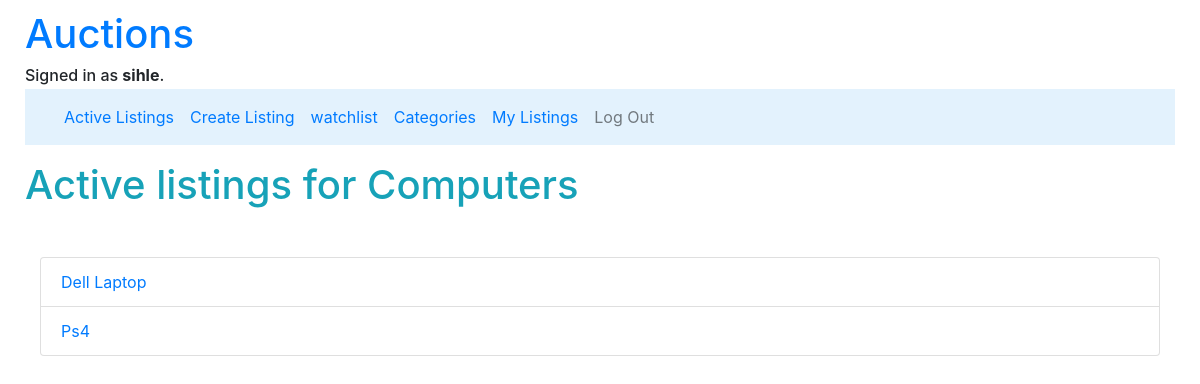
The app's page /categories/3 (signed in), older data.
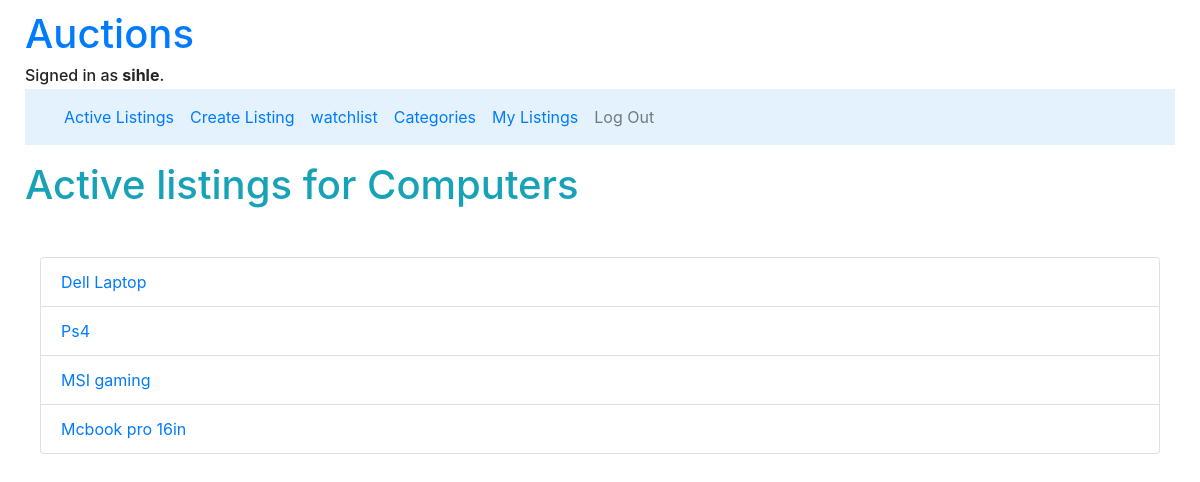
The same page, newer data.
### auctions/models.py (models this page shows, shortened)
class Listing(models.Model):
    title = models.CharField(max_length= 30)
    description = models.CharField(max_length= 200)
    creator = models.ForeignKey(User, on_delete=models.CASCADE, related_name="user", null=True)
    bid = models.ManyToManyField("Bid", related_name="current_bid", null=True)
    bidders = models.ManyToManyField(User, blank=True, related_name="buyers")
    pub_date = models.DateField(default=date.today)
    mod_date = models.DateField(default=date.today)
    comments = models.ManyToManyField("Comment", related_name="listing_comments", null=True, blank=True)
    category = models.ManyToManyField("Category", related_name="listing_category", null=True)
    active = models.BooleanField(default=True)
    winner = models.ForeignKey(User, on_delete=models.CASCADE, related_name="sold", null=True)
    listing_image = models.ImageField(null=True, blank=True, upload_to="Images/listings_pics")

### auctions/views.py (the view)
# urls.py: path("categories/<int:category_id>", views.filtered_category_view, name="filtered"),
@login_required
def filtered_category_view(request, category_id):
    category_name = Category.objects.get(pk=category_id)
    Category_listings = Listing.objects.filter(category=category_name)
    return render(request, "auctions/filtered.html", {"listings": Category_listings,
    "category": category_name})

### auctions/templates/auctions/filtered.html (shortened to what this page needs)
{% extends "auctions/layout.html" %}
{% block body %}
    <h1 class="display mb-5 mt-3 text-info">Active listings for {{category.name}}</h1>
    <div class="container-fluid">
        <ul class="list-group">
            {% for listing in listings %}
                <li class="list-group-item"><a href="{% url 'listings' listing.id %}">{{listing.title}}</a></li>
            {% empty %}
                <li class="list-group-item">No Listings for this category</li>
            {% endfor %}
        </ul>
    </div>
{% endblock %}

Row changes from the older to the newer data that the page shows:
added Listing: title "MSI gaming"
added Listing: title "Mcbook pro 16in"
